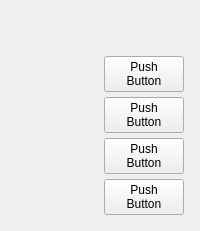
            <widget class="QWidget" name="page_2">
             <layout class="QHBoxLayout" name="horizontalLayout_5">
              <item>
               <widget class="GcodeEditor" name="gcodeeditor"/>
              </item>
              <item>
               <widget class="QWidget" name="verticalWidget" native="true">
                <layout class="QVBoxLayout" name="verticalLayout_5">
                 <property name="spacing">
                  <number>5</number>
                 </property>
                 <property name="leftMargin">
                  <number>5</number>
                 </property>
                 <property name="topMargin">
                  <number>5</number>
                 </property>
                 <property name="rightMargin">
                  <number>5</number>
                 </property>
                 <property name="bottomMargin">
                  <number>5</number>
                 </property>
                 <item>
                  <spacer name="verticalSpacer_2">
                   <property name="orientation">
                    <enum>Qt::Vertical</enum>
                   </property>
                   <property name="sizeHint" stdset="0">
                    <size>
                     <width>20</width>
                     <height>40</height>
                    </size>
                   </property>
                  </spacer>
                 </item>
                 <item>
                  <widget class="QPushButton" name="pushButton_17">
                   <property name="text">
                    <string>Push
Button</string>
                   </property>
                   <property name="checkable">
                    <bool>true</bool>
                   </property>
                   <property name="page" stdset="0">
                    <number>1</number>
                   </property>
                  </widget>
                 </item>
                 <item>
                  <widget class="QPushButton" name="pushButton_16">
                   <property name="text">
                    <string>Push
Button</string>
                   </property>
                   <property name="checkable">
                    <bool>true</bool>
                   </property>
                   <property name="page" stdset="0">
                    <number>1</number>
                   </property>
                  </widget>
                 </item>
                 <item>
                  <widget class="QPushButton" name="pushButton_15">
                   <property name="text">
                    <string>Push
Button</string>
                   </property>
                   <property name="checkable">
                    <bool>true</bool>
                   </property>
                   <property name="page" stdset="0">
                    <number>1</number>
                   </property>
                  </widget>
                 </item>
                 <item>
                  <widget class="QPushButton" name="pushButton_14">
                   <property name="text">
                    <string>Push
Button</string>
                   </property>
                   <property name="checkable">
                    <bool>true</bool>
                   </property>
                   <property name="page" stdset="0">
                    <number>1</number>
                   </property>
                  </widget>
                 </item>
                </layout>
               </widget>
              </item>
             </layout>
            </widget>
